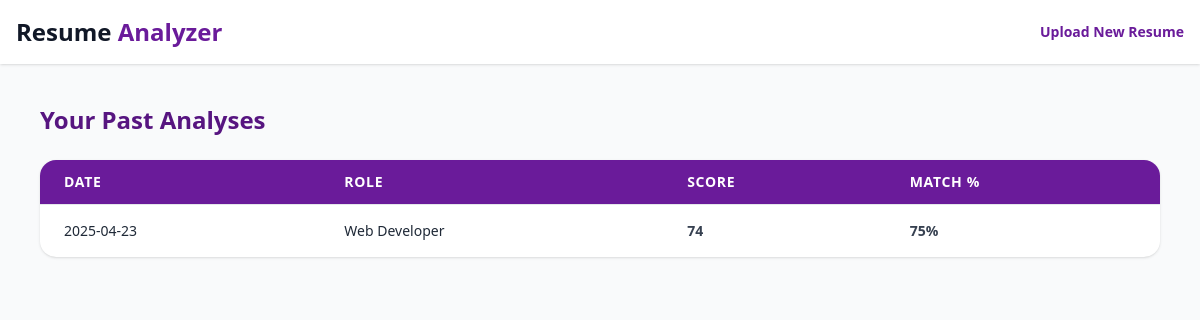
The app's page /history (signed in) with its own data.
### models.py (models this page shows)
class Analysis(db.Model):
    id        = db.Column(db.Integer, primary_key=True)
    user_id   = db.Column(db.Integer, db.ForeignKey('user.id'))
    role      = db.Column(db.String(64))
    score     = db.Column(db.Integer)
    match_pct = db.Column(db.Integer)
    name      = db.Column(db.String(100))
    created   = db.Column(db.DateTime, default=datetime.utcnow)

### app.py (the view)
@app.route('/history')
@login_required
def history():
    analyses = Analysis.query.filter_by(user_id=current_user.id).order_by(Analysis.created.desc()).all()
    return render_template('history.html', analyses=analyses)

### app.py (called while the page is built)
@login_manager.user_loader
def load_user(user_id):
    return User.query.get(int(user_id))

### templates/history.html (shortened to what this page needs)
<!DOCTYPE html>
<html lang="en">
<head>
  <script src="https://cdn.tailwindcss.com"></script>
</head>
<body class="bg-gray-50 font-[system-ui] text-gray-800">
  <header class="shadow bg-white sticky top-0 z-10">
    <div class="max-w-7xl mx-auto px-4 py-4 flex justify-between items-center">
      <h1 class="text-2xl font-bold">
        <span class="text-gray-900">Resume</span>
        <span class="text-[var(--purple)]">Analyzer</span>
      </h1>
      <a href="/" class="text-sm font-semibold text-[var(--purple)] hover:underline">Upload New Resume</a>
    </div>
  </header>
  <main class="max-w-6xl mx-auto my-10 px-4">
    <h2 class="text-2xl font-bold text-[var(--purple-dark)] mb-6">Your Past Analyses</h2>
    <div class="overflow-x-auto rounded-2xl shadow bg-white">
      <table class="min-w-full divide-y divide-gray-200">
        <thead class="bg-[var(--purple)] text-white">
          <tr>
            <th class="px-6 py-3 text-left text-sm font-semibold uppercase tracking-wider">Date</th>
            <th class="px-6 py-3 text-left text-sm font-semibold uppercase tracking-wider">Role</th>
            <th class="px-6 py-3 text-left text-sm font-semibold uppercase tracking-wider">Score</th>
            <th class="px-6 py-3 text-left text-sm font-semibold uppercase tracking-wider">Match %</th>
          </tr>
        </thead>
        <tbody class="divide-y divide-gray-100 text-sm">
          {% for a in analyses %}
          <tr class="hover:bg-purple-50">
            <td class="px-6 py-4 whitespace-nowrap">{{ a.created.strftime('%Y-%m-%d') }}</td>
            <td class="px-6 py-4 whitespace-nowrap">{{ a.role }}</td>
            <td class="px-6 py-4 font-semibold text-gray-700">{{ a.score }}</td>
            <td class="px-6 py-4 font-semibold text-gray-700">{{ a.match_pct }}%</td>
          </tr>
          {% endfor %}
        </tbody>
      </table>
    </div>
  </main>
</body>
</html>

### templates/history.html (style rules this page uses)
:root { --purple: #6a1b9a; --purple-dark: #571580; }

### records on screen
Analysis: created "2025-04-23", role "Web Developer", score "74", match_pct "75"
